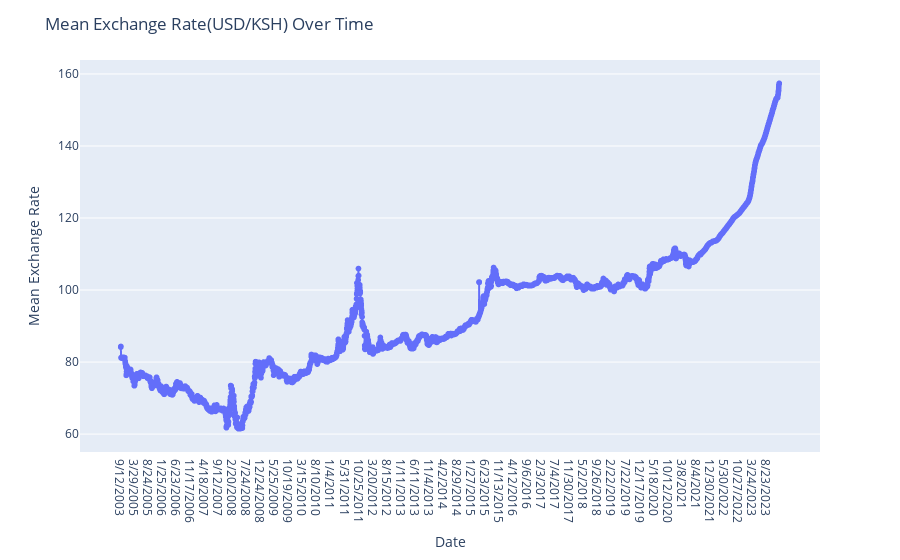

Source (notebook cell):
### Markdown cell above
### 4.2 Exchange Rate per Date

### Code cell
# Create an interactive line plot with Plotly
fig = px.line(exchange_data, x='Date', y='Mean', labels={'Mean': 'Mean Exchange Rate'})
fig.update_traces(mode='lines+markers', hovertemplate=None)
fig.update_layout(hovermode='x unified',
                  hoverlabel=dict(bgcolor="white", font_size=12, font_family="Arial"),
                  title='Mean Exchange Rate(USD/KSH) Over Time',
                  xaxis_title='Date',
                  yaxis_title='Mean Exchange Rate',
                  xaxis=dict(showgrid=False))  # Hide date markers on the x-axis
fig.show()

### Figure 1 — Plotly figure (JSON) as saved in the notebook; plotly's stock layout.template omitted (floating-point values rounded to 4 significant figures; data arrays with more than 128 entries replaced by an {"elided": "..."} marker saying what was removed)
{"data": [{"legendgroup": "", "line": {"color": "#636efa", "dash": "solid"}, "marker": {"symbol": "circle"}, "mode": "lines+markers", "name": "", "showlegend": false, "type": "scattergl", "x": {"elided": "4812 str values"}, "xaxis": "x", "y": {"elided": "4812 float values"}, "yaxis": "y"}], "layout": {"hoverlabel": {"bgcolor": "white", "font": {"family": "Arial", "size": 12}}, "hovermode": "x unified", "legend": {"tracegroupgap": 0}, "margin": {"t": 60}, "title": {"text": "Mean Exchange Rate(USD/KSH) Over Time"}, "xaxis": {"anchor": "y", "domain": [0, 1], "showgrid": false, "title": {"text": "Date"}}, "yaxis": {"anchor": "x", "domain": [0, 1], "title": {"text": "Mean Exchange Rate"}}}}
